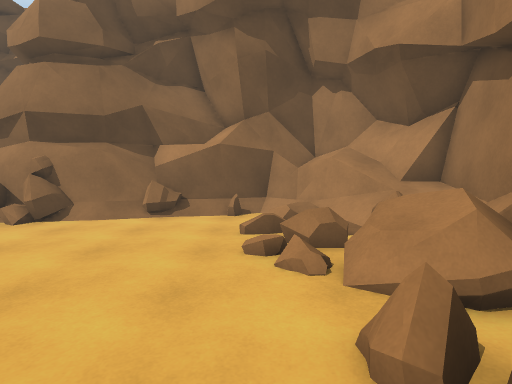
[1] (above)

20 first-person views from a walk through a Unity game level. The camera is 1.5 m above the floor, tilts 4° down and sees 80° across. The floor is counted in squares, 1 m on a side. Each view is taken from the middle of a square. On the plan, view 1 faces up. The plan holds only what a view shows up to about 15 squares ahead; the rest is blank. The place goes on beyond the plan.

[2]
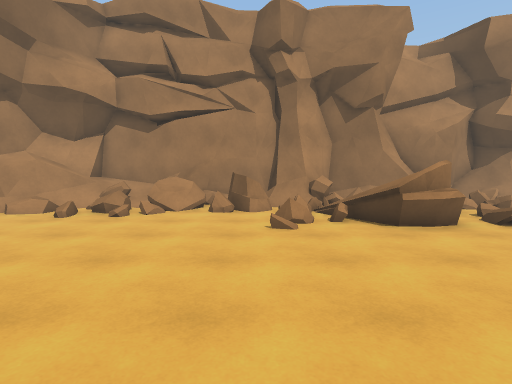

[3]
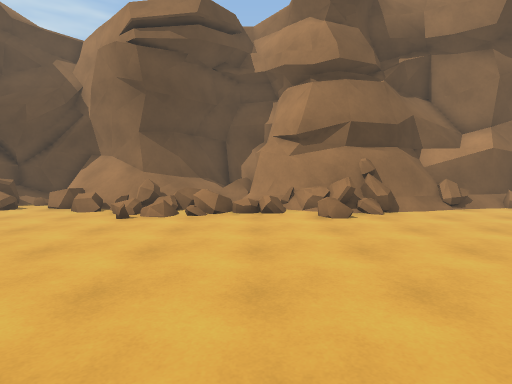

[4]
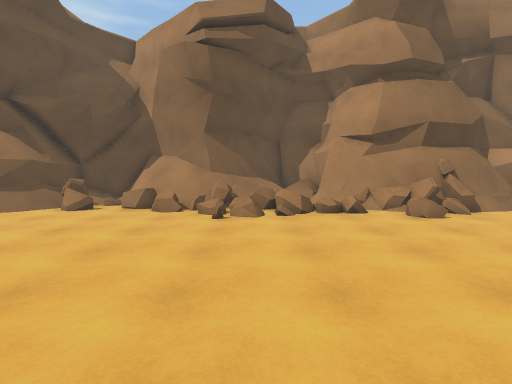

[5]
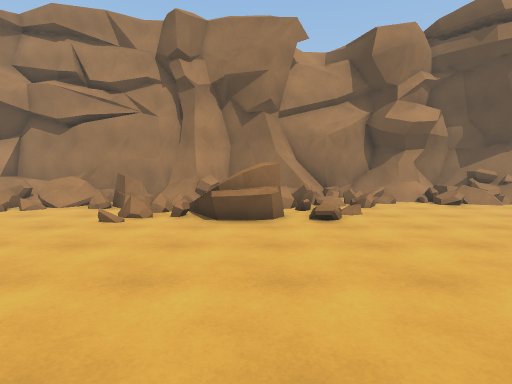

[6]
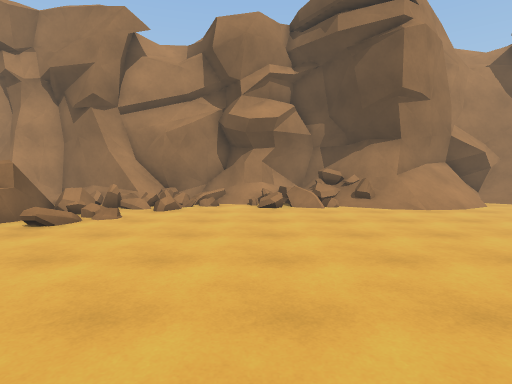

[7]
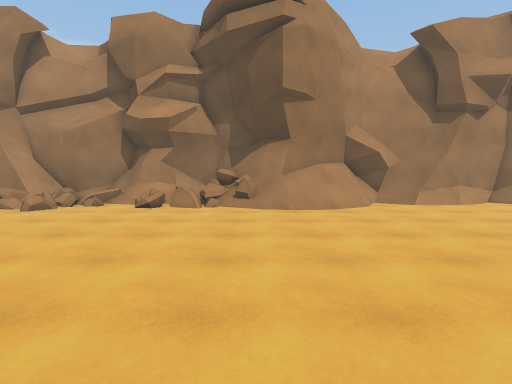

[8]
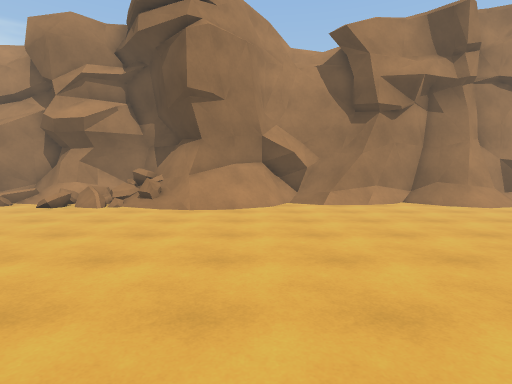

[9]
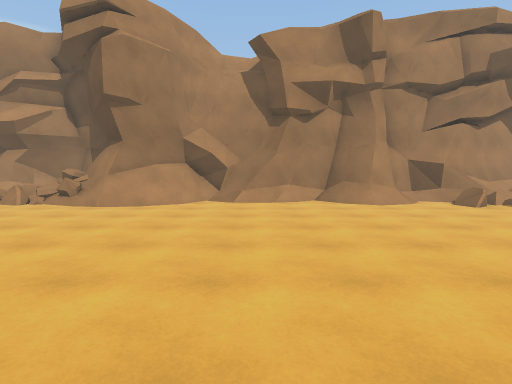

[10]
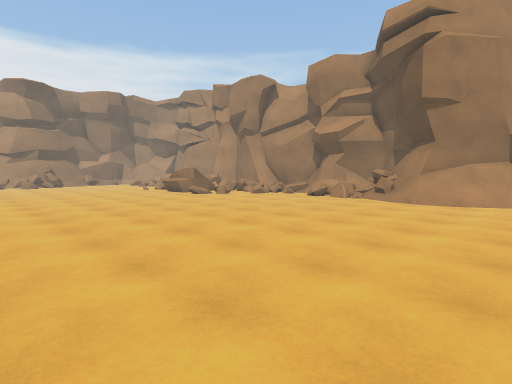

[11]
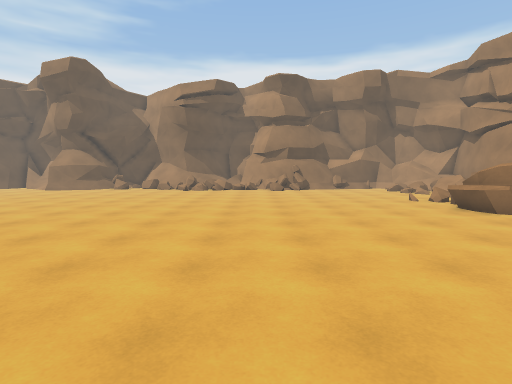

[12]
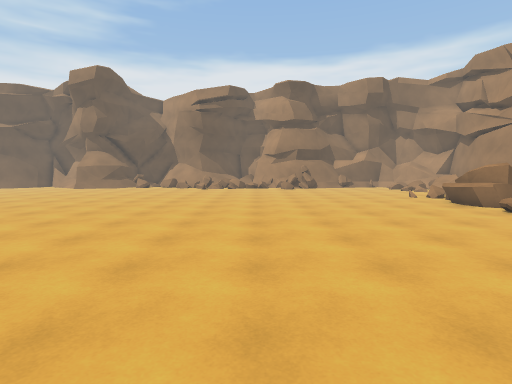

[13]
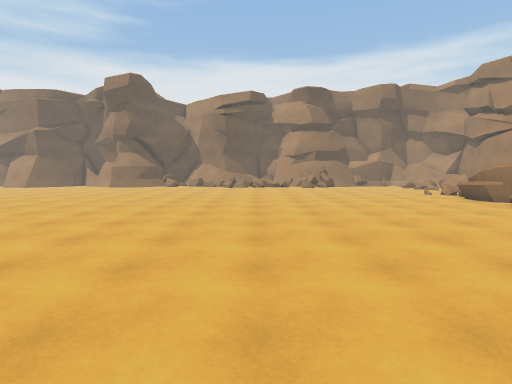

[14]
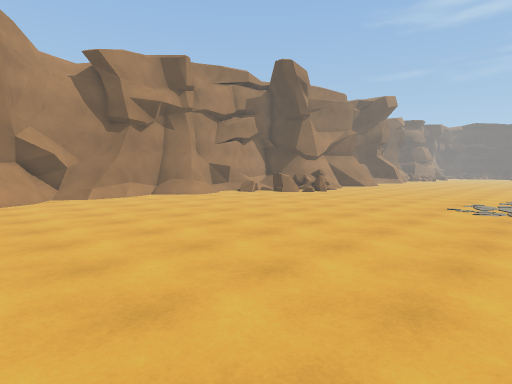

[15]
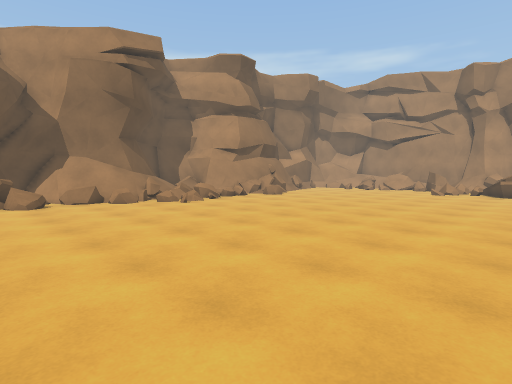

[16]
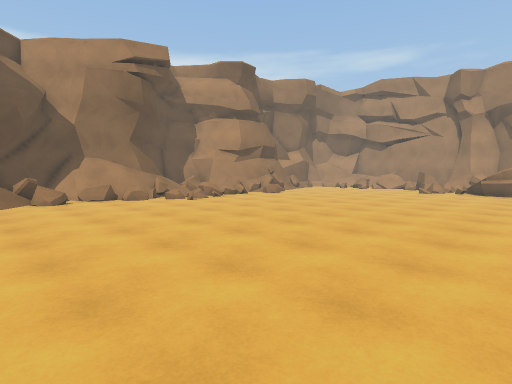

[17]
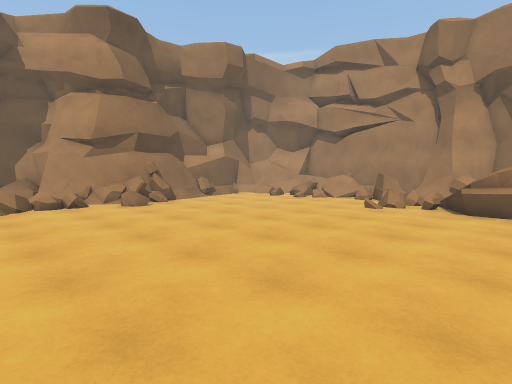

[18]
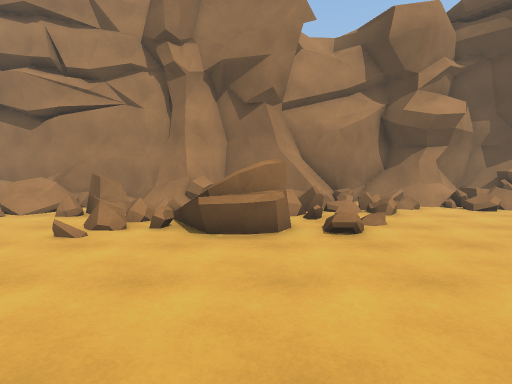

[19]
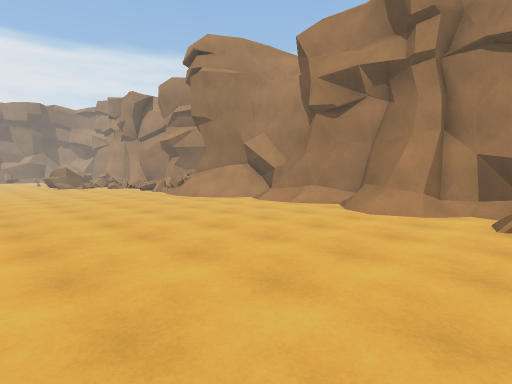

[20]
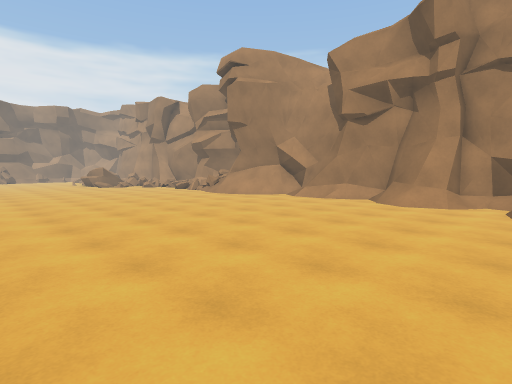

### Floor plan
Key: @ floor where view 1 was taken; # wall or solid block; x gap in a wall; . main floor; : floor 0.25 m higher than the main floor; + floor 0.5 m higher than the main floor; * floor 0.75 m higher than the main floor; % floor 1 m higher than the main floor; / step, stairs or slope; = window, fence, low wall or low ledge; ^ raised ledge; O other object.
Columns run from 24 left of view 1 to 5 right of it. Each row starts with its distance up from view 1.
 13  #########= ##
 12  #O.=# ##=*:.#      ##   ###
 11  ^x##=*%==+..##    #######=##
 10 #^O=.=x ===.  #######=....####
  9  =.........x.:#=##=......O#==#
  8  .........//...=#......./..O #
  7  .......................//.=##
  6  ......................./=#==#
  5  ......................../^=##
  4  ......................../^^##
  3  .........................==##
  2  ........................=^###
  1  ........................x^=:#
  0 .......................=@/.###
 -1 .......................x/#.##
 -2 .......................x+ .#
 -3 ......................=#
 -4 ......................== #=##
 -5 .......................x.===##
 -6 ......................OO.#==##
 -7  .......................:.x:=#
 -8   ........................#==#
 -9    .......................=#:#
-10    ........................:/#
-11     ......................../#
-12      .....................///#
-13       ..................../==#
-14       ..................../==
-15        ....................==^
-16         ................../===
-17          ................./=##
-18            ...............#/##
-19           ................//##
-20            ...............//##
-21           .................//#
-22           ................./=#
-23           ................../#
-24           ................./O#
-25           ..................=#
-26            .................##
-27            .................##
-28            ................./#
-29            ................/##
-30            ................/##
-31            ................/##
-32            ................/##
-33            ................./#
-34            ...............//##
-35             ...........  .=##

Positions as (right, up) in squares from view 1, and headings:
1: (0, 0), facing up
2: (-10, 1), facing right
3: (-11, -2), facing up
4: (-14, -2), facing up
5: (-11, -4), facing right
6: (-10, -12), facing right
7: (-10, -17), facing right
8: (-10, -21), facing right
9: (-11, -25), facing right
10: (-13, -23), facing up-right
11: (-10, -15), facing up
12: (-11, -17), facing up
13: (-13, -19), facing up
14: (-14, -19), facing down-right
15: (-23, -5), facing up-right
16: (-24, -6), facing up-right
17: (-14, -5), facing up-right
18: (-9, -4), facing right
19: (-8, -35), facing up-right
20: (-11, -35), facing up-right
